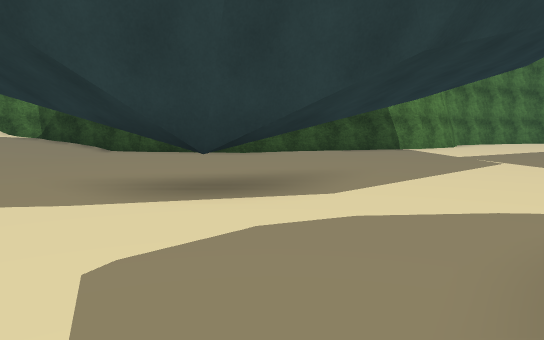
view 1 (above)

24 first-person views from a walk through a scene from a Unity 3-D project. The camera is 1.2 m above the floor, tilts 6° down and sees 70° across. The floor is counted in squares, 2 m on a side. Each view is taken from the middle of a square. On the plan, view 1 faces up. The plan holds only what a view shows up to about 11 squares ahead; the rest is blank. The place goes on beyond the plan. The player is left out. Some animated figures are not drawn. Some surface patterns are stand-ins.

view 2
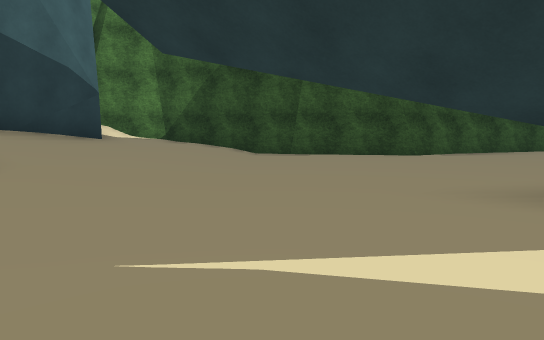

view 3
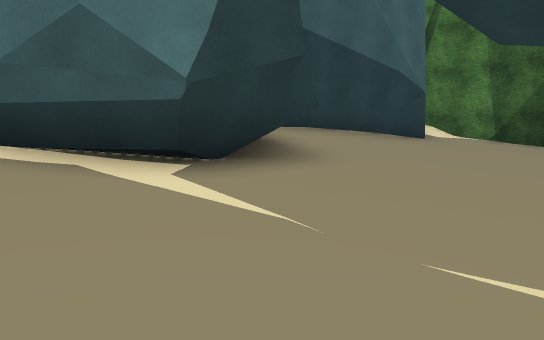

view 4
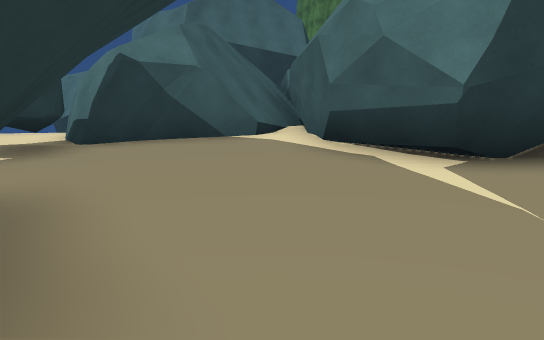

view 5
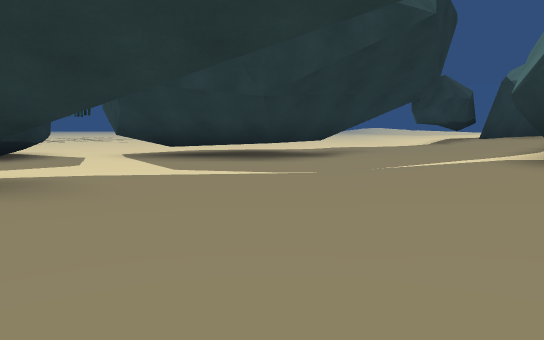

view 6
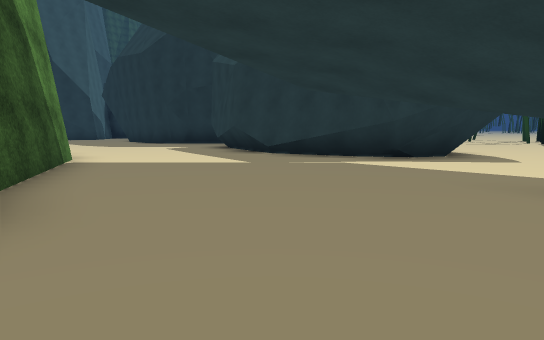

view 7
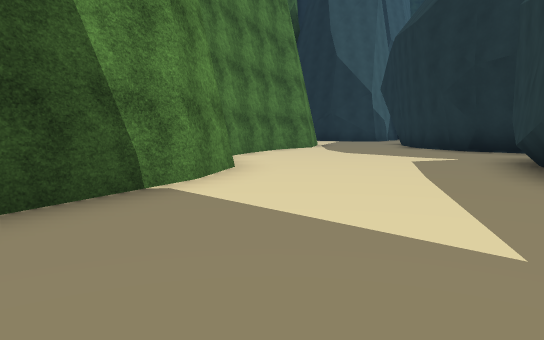

view 8
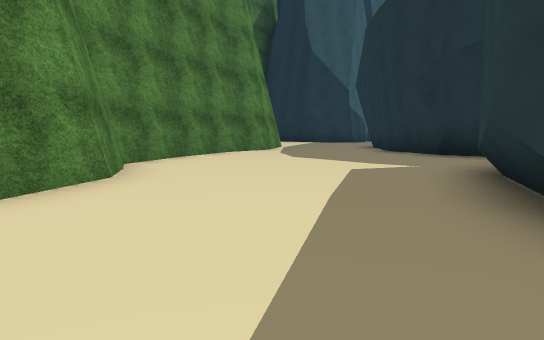

view 9
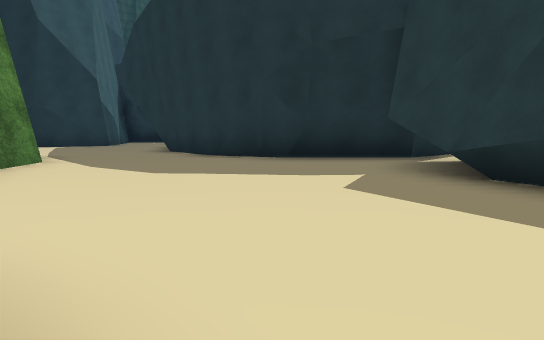

view 10
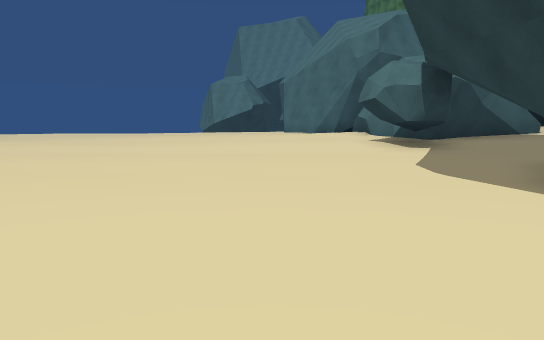

view 11
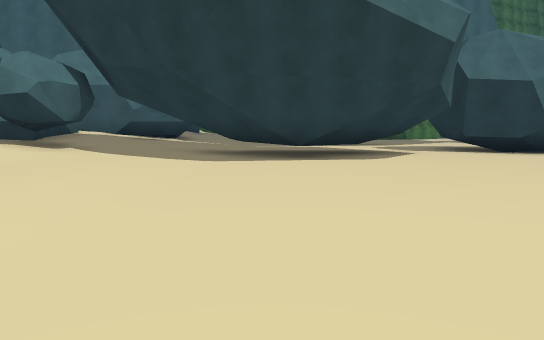

view 12
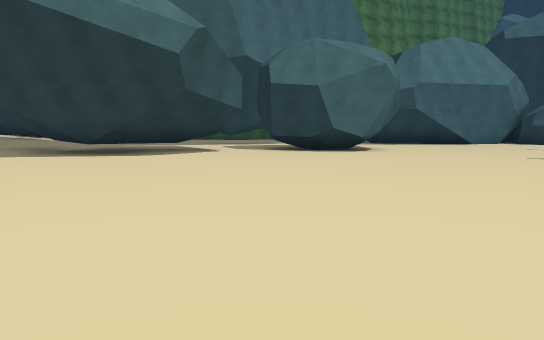

view 13
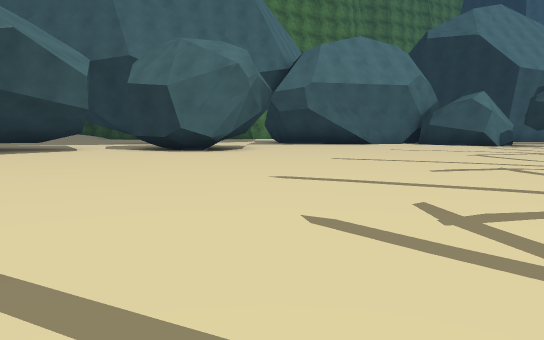

view 14
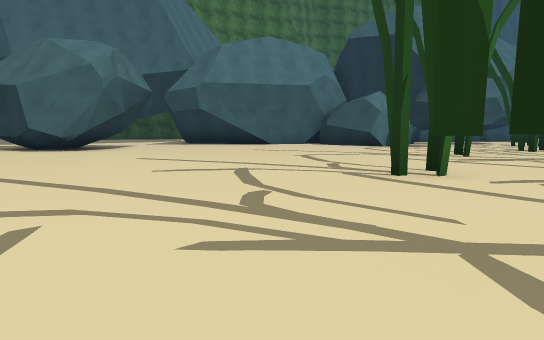

view 15
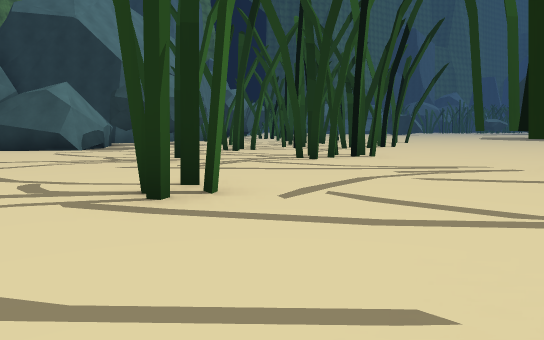

view 16
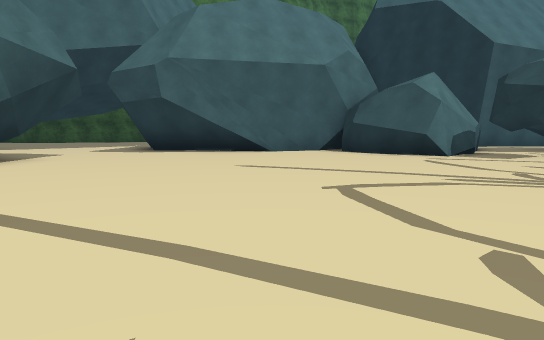

view 17
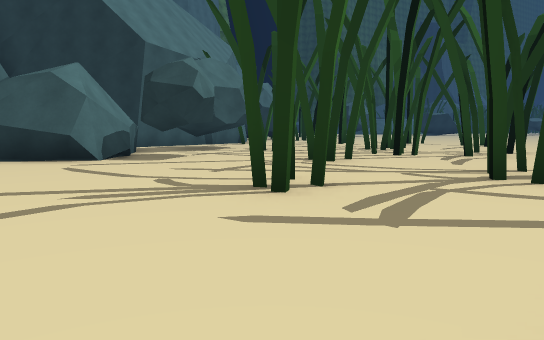

view 18
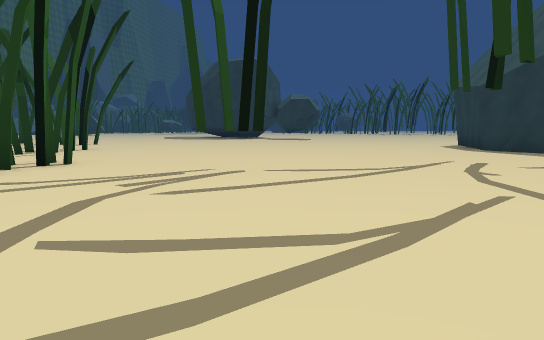

view 19
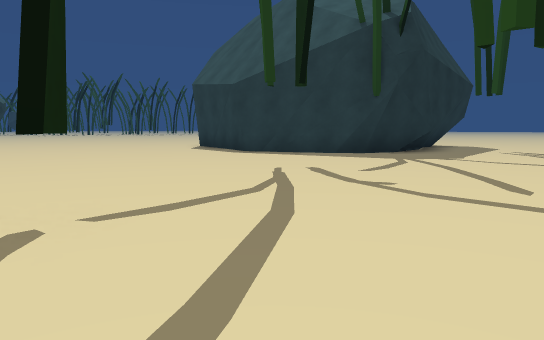

view 20
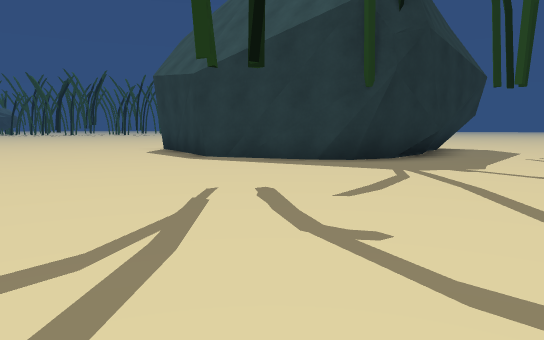

view 21
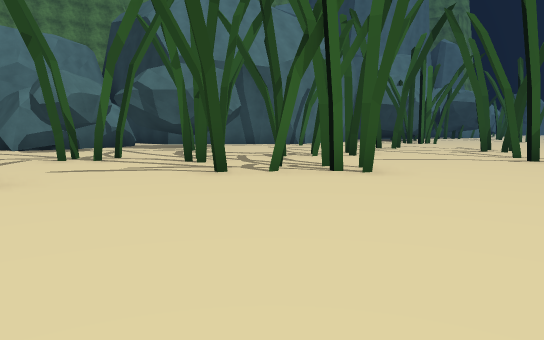

view 22
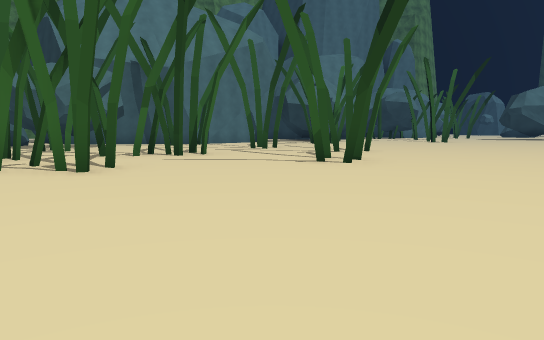

view 23
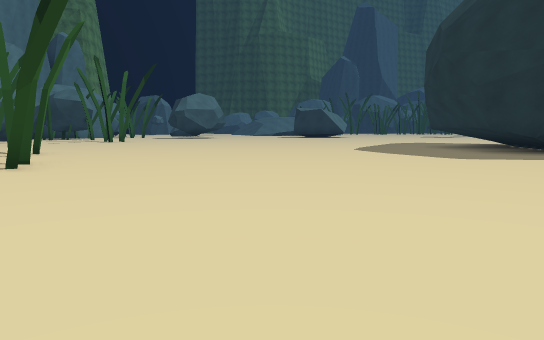

view 24
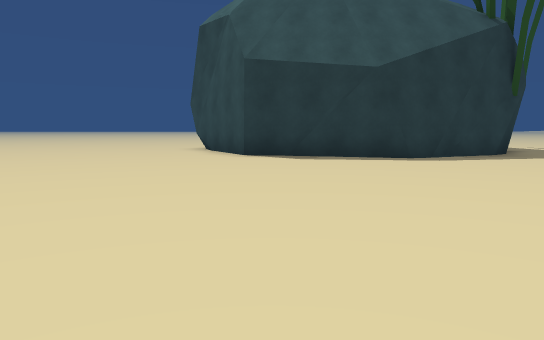

### Floor plan
Key: @ floor where view 1 was taken; # wall or solid block; x gap in a wall; . main floor; : floor 0.25 m higher than the main floor; + floor 0.5 m higher than the main floor; * floor 0.75 m higher than the main floor; / step, stairs or slope; ^ raised ledge; T thing the floor can be seen under or through.
Columns run from 10 left of view 1 to 34 right of it. Each row starts with its distance up from view 1.
 17                         ...
 16                   ###......
 15                 ###.......#
 14                 #........##
 13               ###.......##
 12  #####      ###........##
 11   //+########..........#
 10  ##///..##..........##.#
  9  #////............###  #
  8  #////...........##
  7  #///...........##
  6  ////..........##
  5    #/.... T ...##
  4   ##:...TTT....######## ###
  3  ###:............##...###..         ..
  2 ##///.................### ..#.......#.....
  1 /////......#  #......... #.....##...#.....
  0 #////.####@#  #...............###........
 -1 #//:# ^###x####...........#x##.....#......
 -2 #//: #####..................##.....#.......
 -3 /##:..###..............#.....#x#............
 -4 */::.........................................
 -5 */::......................##.................
 -6 +/::.........................................
 -7 +/::.................#.......................
 -8 +/:.......................#................
 -9 +/:...................................
-10 +/:..... ...........#................
-11 :::.  .   ... ... ... ................
-12 ::.        .   .   .    ...............
-13                         ...............
-14                         ................
-15                         .................
-16                         .....######......
-17                          ...##    ##......
-18                          ...#      #......
-19                          ...#

Positions as (right, up) in squares from view 1, and headings:
1: (0, 0), facing up
2: (-4, 1), facing up
3: (-4, 1), facing up-left
4: (-3, 1), facing left
5: (-4, 8), facing down
6: (-3, 8), facing right
7: (2, 8), facing up-right
8: (4, 8), facing up-right
9: (5, 12), facing right
10: (0, -6), facing left
11: (-4, -11), facing up
12: (1, -12), facing up
13: (5, -12), facing up
14: (9, -12), facing up
15: (9, -10), facing up-right
16: (9, -7), facing up
17: (10, -6), facing up-right
18: (10, -9), facing right
19: (13, -8), facing down-right
20: (14, -10), facing down-right
21: (20, -9), facing up
22: (24, -9), facing up
23: (24, -9), facing up-right
24: (24, -7), facing down
